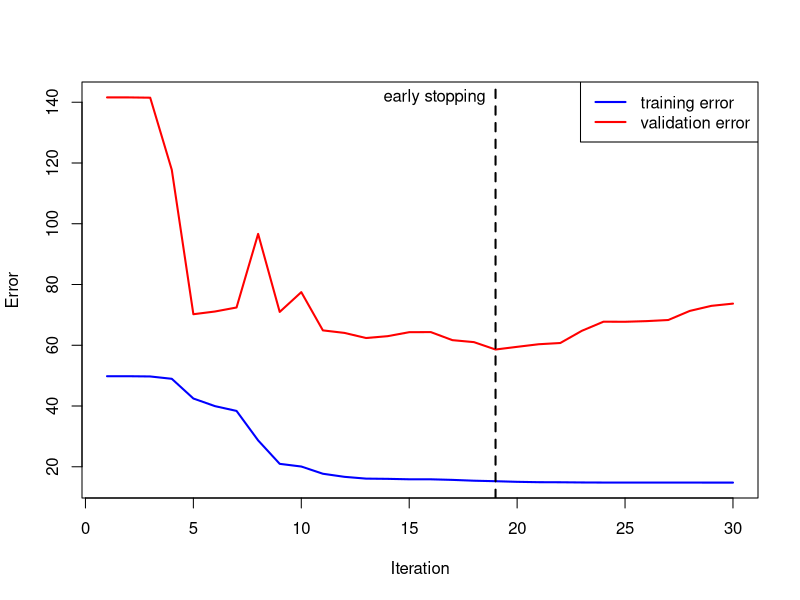

The R source for this figure:
library("nnet")
data("Boston", package="MASS")
Boston$rad[is.na(Boston$rad)] <- 24
set.seed(0)
train    <- runif(nrow(Boston))<2/3
xtrain   <- Boston[train,]
xvalid   <- Boston[!train,]
B <- 30
err.train <- err.valid <- rep(NA, B)
for (i in 1:B) {
  set.seed(0)
  nn <- nnet(x=xtrain$medv, y=xtrain$lstat, maxit=i, size=1, linout=T)
  err.train[i] <- mean(nn$residuals^2)
  pmedv <- predict(nn, newdata=xvalid)
  err.valid[i] <- mean((pmedv-xvalid$medv)^2)
}

pdf("earlystopping.pdf", width=10, height=5)
ylim <- range(c(err.train, err.valid))
plot(err.train, type="l", xlab="Iteration", ylab="Error", ylim=ylim, lwd=2, col="blue")
lines(err.valid, col="red", lwd=2)
legend("topright", lwd=2, col=c("blue", "red"), legend=c("training error", "validation error"))
pos <- which.min(err.valid)
abline(v=pos, lwd=2, lty="dashed")
text(pos, max(ylim), "early stopping", pos=2)
dev.off()
if (interactive()) browseURL(paste0(getwd(),"/earlystopping.pdf"))
